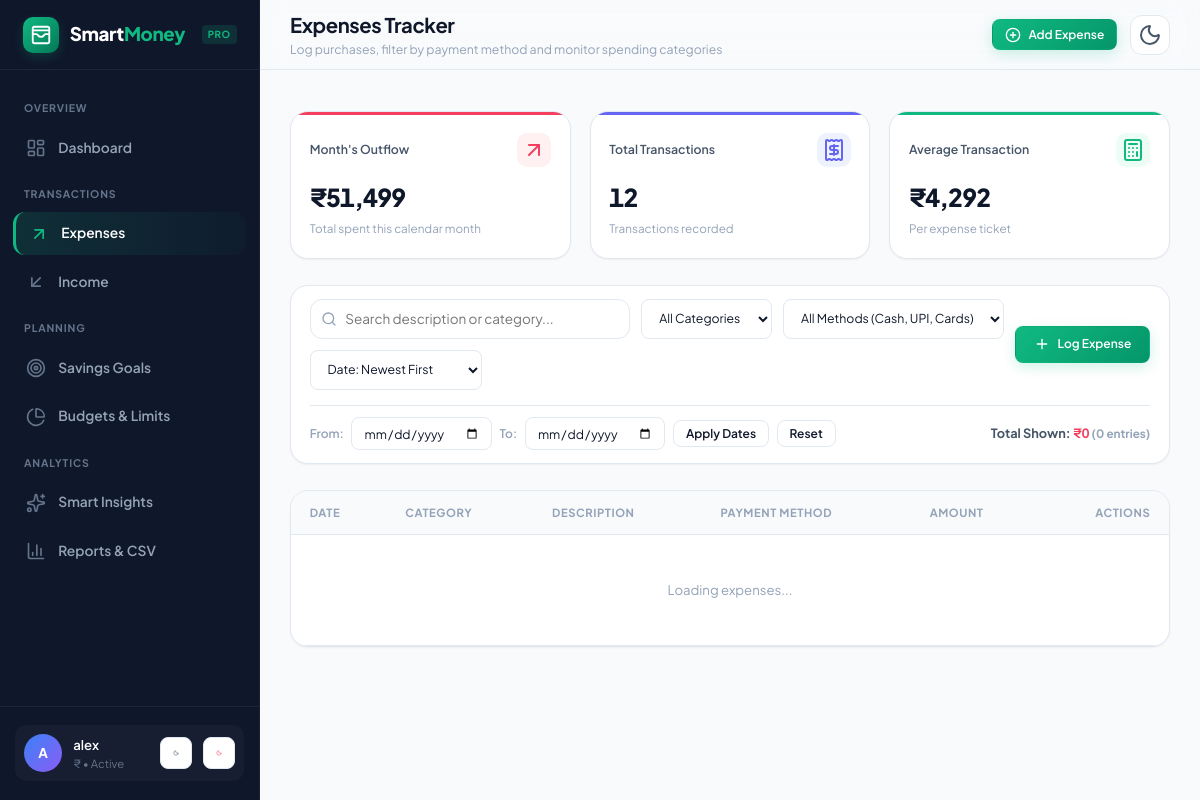
/expenses (signed in), run on the app's committed database.
### tables this page shows
CREATE TABLE users (
            id INTEGER PRIMARY KEY AUTOINCREMENT,
            username TEXT UNIQUE NOT NULL,
            email TEXT UNIQUE NOT NULL,
            password_hash TEXT NOT NULL,
            currency TEXT DEFAULT '₹',
            created_at TIMESTAMP DEFAULT CURRENT_TIMESTAMP
        );

### app.py (the view)
@app.route('/expenses')
@login_required
def expenses_page():
    user_id = session['user_id']
    today = date.today()
    current_month_str = today.strftime('%Y-%m')
    conn = get_db_connection()
    summary = conn.execute("""
        SELECT
            SUM(amount) as total_month,
            COUNT(*) as count_month,
            AVG(amount) as avg_expense
        FROM expenses
        WHERE user_id = ? AND strftime('%Y-%m', date) = ?
    """, (user_id, current_month_str)).fetchone()
    cat_summary = conn.execute("""
        SELECT category, SUM(amount) as total, COUNT(*) as count
        FROM expenses
        WHERE user_id = ? AND strftime('%Y-%m', date) = ?
        GROUP BY category
        ORDER BY total DESC
    """, (user_id, current_month_str)).fetchall()
    conn.close()
    return render_template(
        'expenses.html',
        summary=summary,
        cat_summary=cat_summary,
        categories=EXPENSE_CATEGORIES,
        payment_methods=PAYMENT_METHODS,
        current_date=today.strftime('%Y-%m-%d')
    )

### app.py (called while the page is built, shortened)
def login_required(f):
    @wraps(f)
    def decorated_function(*args, **kwargs):
        if 'user_id' not in session:
            if request.is_json or request.path.startswith('/api/'):
                return jsonify({'success': False, 'message': 'Authentication required'}), 401
            flash('Please log in to access this page.', 'warning')
            return redirect(url_for('login'))
        return f(*args, **kwargs)
    return decorated_function

def get_current_user():
    if 'user_id' not in session:
        return None
    conn = get_db_connection()
    user = conn.execute("SELECT * FROM users WHERE id = ?", (session['user_id'],)).fetchone()
    conn.close()
    return user

@app.before_request
def csrf_protect():
    if 'csrf_token' not in session:
        session['csrf_token'] = secrets.token_hex(24)

@app.context_processor
def inject_global_template_vars():
    user = get_current_user()
    return {
        'current_user': user,
        'csrf_token': session.get('csrf_token'),
        'currency_symbol': user['currency'] if user else '₹',
        'now': datetime.now()
    }

### database.py (called while the page is built)
def get_db_connection():
    conn = sqlite3.connect(DATABASE_PATH)
    conn.row_factory = sqlite3.Row
    conn.execute("PRAGMA foreign_keys = ON")
    return conn

### templates/expenses.html (shortened to what this page needs)
{% extends "base.html" %}
{% block page_title %}Expenses Tracker{% endblock %}
{% block page_subtitle %}Log purchases, filter by payment method and monitor spending categories{% endblock %}
{% block content %}
<div class="stats-grid" style="grid-template-columns: repeat(auto-fit, minmax(200px, 1fr));">
  <div class="stat-card rose">
    <div class="stat-header">
      <span class="stat-label">Month's Outflow</span>
      <div class="stat-icon rose"><i data-lucide="arrow-up-right"></i></div>
    </div>
    <div class="stat-value">{{ currency_symbol }}{{ "{:,.0f}".format(summary.total_month or 0) }}</div>
    <div class="stat-subtext">Total spent this calendar month</div>
  </div>
  <div class="stat-card indigo">
    <div class="stat-header">
      <span class="stat-label">Total Transactions</span>
      <div class="stat-icon indigo"><i data-lucide="receipt"></i></div>
    </div>
    <div class="stat-value">{{ summary.count_month or 0 }}</div>
    <div class="stat-subtext">Transactions recorded</div>
  </div>
  <div class="stat-card emerald">
    <div class="stat-header">
      <span class="stat-label">Average Transaction</span>
      <div class="stat-icon emerald"><i data-lucide="calculator"></i></div>
    </div>
    <div class="stat-value">{{ currency_symbol }}{{ "{:,.0f}".format(summary.avg_expense or 0) }}</div>
    <div class="stat-subtext">Per expense ticket</div>
  </div>
</div>
<div class="filter-bar" style="flex-direction: column; align-items: stretch; gap: 1rem;">
  <div style="display: flex; gap: 0.75rem; flex-wrap: wrap; align-items: center; justify-content: space-between;">
    <div style="display: flex; gap: 0.75rem; flex-wrap: wrap; align-items: center; flex: 1;">
      <div style="position: relative; min-width: 220px; flex: 1;">
        <input type="text" id="expenseSearch" class="form-control" placeholder="Search description or category..." style="padding-left: 2.3rem;">
        <i data-lucide="search" style="position: absolute; left: 0.75rem; top: 50%; transform: translateY(-50%); width: 16px; height: 16px; color: var(--text-muted);"></i>
      </div>
      <select id="expenseCategoryFilter" class="input-date" style="padding: 0.65rem 0.85rem;">
        <option value="all">All Categories</option>
      </select>
      <select id="expensePaymentFilter" class="input-date" style="padding: 0.65rem 0.85rem;">
        <option value="all">All Methods (Cash, UPI, Cards)</option>
      </select>
      <select id="expenseSortFilter" class="input-date" style="padding: 0.65rem 0.85rem;">
        <option value="date_desc">Date: Newest First</option>
      </select>
    </div>
    <button class="btn btn-primary btn-sm" onclick="openModal('addExpenseModal')" style="padding: 0.65rem 1.2rem;">
      <i data-lucide="plus" style="width: 16px; height: 16px;"></i>
      <span>Log Expense</span>
    </button>
  </div>
  <div style="display: flex; gap: 1rem; align-items: center; justify-content: space-between; border-top: 1px solid var(--border-color); padding-top: 0.75rem; flex-wrap: wrap;">
    <div style="display: flex; gap: 0.5rem; align-items: center;">
      <span style="font-size: 0.8rem; font-weight: 600; color: var(--text-muted);">From:</span>
      <input type="date" id="expenseStartDate" class="input-date">
      <span style="font-size: 0.8rem; font-weight: 600; color: var(--text-muted);">To:</span>
      <input type="date" id="expenseEndDate" class="input-date">
      <button class="btn btn-secondary btn-sm" onclick="fetchExpenses()">Apply Dates</button>
      <button class="btn btn-secondary btn-sm" onclick="resetFilters()">Reset</button>
    </div>
    <div style="font-size: 0.85rem; font-weight: 700; color: var(--text-secondary);">
      Total Shown: <span id="filteredTotalAmount" style="color: var(--rose-500); font-variant-numeric: tabular-nums;">{{ currency_symbol }}0</span>
      <span style="color: var(--text-muted); font-size: 0.78rem;">(<span id="filteredCount">0</span> entries)</span>
    </div>
  </div>
</div>
<div class="card">
  <div class="table-responsive">
    <table class="tx-table" id="expensesTable">
      <thead>
        <tr>
          <th>Date</th>
          <th>Category</th>
          <th>Description</th>
          <th>Payment Method</th>
          <th>Amount</th>
          <th style="text-align: right;">Actions</th>
        </tr>
      </thead>
      <tbody id="expensesTableBody">
        <tr>
          <td colspan="6" style="text-align: center; padding: 3rem; color: var(--text-muted);">
            Loading expenses...
          </td>
        </tr>
      </tbody>
    </table>
  </div>
</div>
{% endblock %}

### templates/base.html (shortened to what this page needs)
<!DOCTYPE html>
<html lang="en" data-theme="dark">
<head>
  <link rel="stylesheet" href="{{ url_for('static', filename='css/style.css') }}">
</head>
<body>
  <div class="app-layout">
    {% if current_user %}
    <aside class="app-sidebar" id="appSidebar">
      <div class="sidebar-header">
        <a href="{{ url_for('dashboard') }}" class="brand-logo">
          <div class="brand-icon">
            <i data-lucide="wallet-cards" style="width: 22px; height: 22px;"></i>
          </div>
          <span>Smart<span style="color: var(--emerald-500);">Money</span></span>
          <span class="brand-badge">PRO</span>
        </a>
      </div>
      <nav class="sidebar-nav">
        <div class="nav-section-title">Overview</div>
        <a href="{{ url_for('dashboard') }}" class="nav-item {% if request.endpoint == 'dashboard' %}active{% endif %}">
          <i data-lucide="layout-dashboard"></i>
          <span>Dashboard</span>
        </a>
        <div class="nav-section-title">Transactions</div>
        <a href="{{ url_for('expenses_page') }}" class="nav-item {% if request.endpoint == 'expenses_page' %}active{% endif %}">
          <i data-lucide="arrow-up-right"></i>
          <span>Expenses</span>
        </a>
        <a href="{{ url_for('incomes_page') }}" class="nav-item {% if request.endpoint == 'incomes_page' %}active{% endif %}">
          <i data-lucide="arrow-down-left"></i>
          <span>Income</span>
        </a>
        <div class="nav-section-title">Planning</div>
        <a href="{{ url_for('goals_page') }}" class="nav-item {% if request.endpoint == 'goals_page' %}active{% endif %}">
          <i data-lucide="target"></i>
          <span>Savings Goals</span>
        </a>
        <a href="{{ url_for('budgets_page') }}" class="nav-item {% if request.endpoint == 'budgets_page' %}active{% endif %}">
          <i data-lucide="pie-chart"></i>
          <span>Budgets & Limits</span>
        </a>
        <div class="nav-section-title">Analytics</div>
        <a href="{{ url_for('insights_page') }}" class="nav-item {% if request.endpoint == 'insights_page' %}active{% endif %}">
          <i data-lucide="sparkles"></i>
          <span>Smart Insights</span>
        </a>
        <a href="{{ url_for('reports_page') }}" class="nav-item {% if request.endpoint == 'reports_page' %}active{% endif %}">
          <i data-lucide="bar-chart-3"></i>
          <span>Reports & CSV</span>
        </a>
      </nav>
      <div class="sidebar-footer">
        <div class="user-card">
          <div class="user-avatar">{{ current_user.username[0]|upper }}</div>
          <div class="user-info">
            <div class="user-name">{{ current_user.username }}</div>
            <div class="user-sub">{{ current_user.currency }} • Active</div>
          </div>
          <a href="{{ url_for('settings_page') }}" class="theme-toggle-btn btn-sm" title="Settings" style="width: 32px; height: 32px;">
            <i data-lucide="settings" style="width: 16px; height: 16px;"></i>
          </a>
          <a href="{{ url_for('logout') }}" class="theme-toggle-btn btn-sm" title="Logout" style="width: 32px; height: 32px; color: var(--rose-500);">
            <i data-lucide="log-out" style="width: 16px; height: 16px;"></i>
          </a>
        </div>
      </div>
    </aside>
    {% endif %}
    <main class="app-main" {% if not current_user %}style="margin-left: 0;"{% endif %}>
      {% if current_user %}
      <header class="app-header">
        <div class="header-left">
          <div class="page-title-box">
            <h1>{% block page_title %}Dashboard{% endblock %}</h1>
            <p>{% block page_subtitle %}Personal finance, budget control & goal tracking{% endblock %}</p>
          </div>
        </div>
        <div class="header-actions">
          <button class="btn btn-primary btn-sm" onclick="openModal('quickExpenseModal')">
            <i data-lucide="plus-circle" style="width: 16px; height: 16px;"></i>
            <span>Add Expense</span>
          </button>
          <button class="theme-toggle-btn" title="Toggle Theme" aria-label="Toggle Theme">
            <i data-lucide="moon"></i>
          </button>
        </div>
      </header>
      {% endif %}
      <div class="content-body">
        {% block content %}{% endblock %}
      </div>
    </main>
  </div>
</body>
</html>

### data on the page
users: username "A", username "alex", currency "₹"

### other printed values
{{ currency_symbol }} "₹"
{{ "{:,.0f}".format(summary.total_month or 0) }} "51,499"
{{ summary.count_month or 0 }} "12"
{{ "{:,.0f}".format(summary.avg_expense or 0) }} "4,292"
